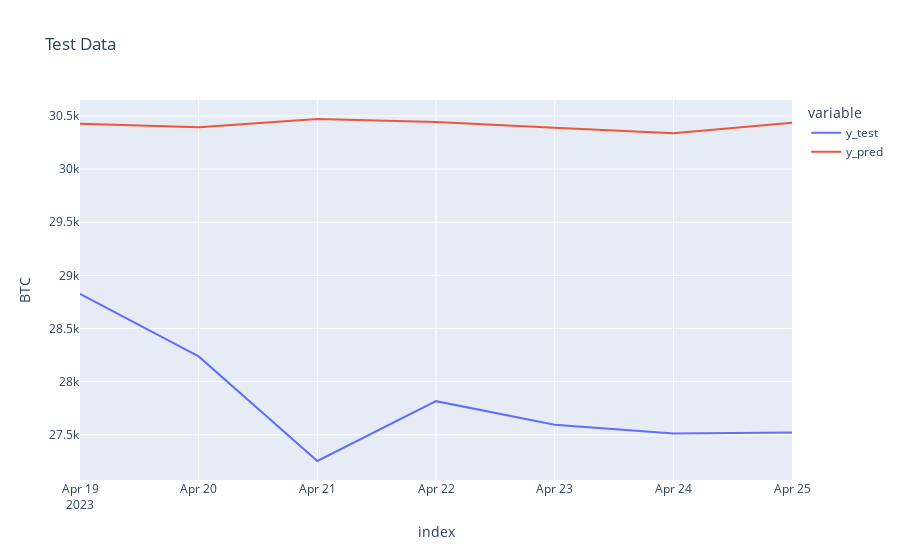

Write notebook code for a chart like this one.
### Code cell
fig = px.line(df_pred_test, labels={"value": "BTC"},title='Test Data')
fig.show()

### Figure 1 — Plotly figure (JSON) as saved in the notebook; plotly's stock layout.template omitted (floating-point values rounded to 4 significant figures)
{"data": [{"hovertemplate": "variable=y_test<br>index=%{x}<br>BTC=%{y}<extra></extra>", "legendgroup": "y_test", "line": {"color": "#636efa", "dash": "solid"}, "marker": {"symbol": "circle"}, "mode": "lines", "name": "y_test", "orientation": "v", "showlegend": true, "type": "scatter", "x": ["2023-04-19T00:00:00", "2023-04-20T00:00:00", "2023-04-21T00:00:00", "2023-04-22T00:00:00", "2023-04-23T00:00:00", "2023-04-24T00:00:00", "2023-04-25T00:00:00"], "xaxis": "x", "y": [28827, 28238, 27254, 27817, 27596, 27512, 27521], "yaxis": "y"}, {"hovertemplate": "variable=y_pred<br>index=%{x}<br>BTC=%{y}<extra></extra>", "legendgroup": "y_pred", "line": {"color": "#EF553B", "dash": "solid"}, "marker": {"symbol": "circle"}, "mode": "lines", "name": "y_pred", "orientation": "v", "showlegend": true, "type": "scatter", "x": ["2023-04-19T00:00:00", "2023-04-20T00:00:00", "2023-04-21T00:00:00", "2023-04-22T00:00:00", "2023-04-23T00:00:00", "2023-04-24T00:00:00", "2023-04-25T00:00:00"], "xaxis": "x", "y": [30430.0, 30390.0, 30470.0, 30440.0, 30390.0, 30340.0, 30440.0], "yaxis": "y"}], "layout": {"legend": {"title": {"text": "variable"}, "tracegroupgap": 0}, "title": {"text": "Test Data"}, "xaxis": {"anchor": "y", "domain": [0, 1], "title": {"text": "index"}}, "yaxis": {"anchor": "x", "domain": [0, 1], "title": {"text": "BTC"}}}}
